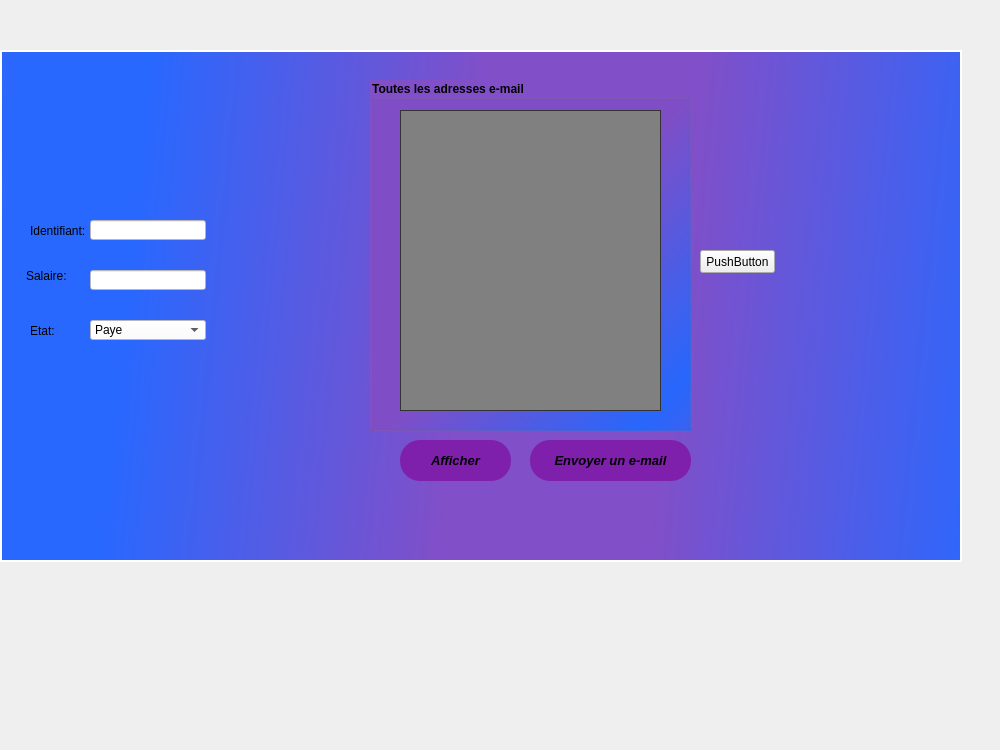
   <widget class="QWidget" name="tab_3">
    <attribute name="title">
     <string>Mailling</string>
    </attribute>
    <widget class="QLabel" name="label_41">
     <property name="geometry">
      <rect>
       <x>-10</x>
       <y>-100</y>
       <width>991</width>
       <height>741</height>
      </rect>
     </property>
     <property name="text">
      <string/>
     </property>
    </widget>
    <widget class="QLabel" name="label_42">
     <property name="geometry">
      <rect>
       <x>0</x>
       <y>50</y>
       <width>961</width>
       <height>511</height>
      </rect>
     </property>
     <property name="styleSheet">
      <string notr="true">background-color: qlineargradient(spread:pad, x1:0.338235, y1:0.006, x2:1, y2:1, stop:0.205882 rgba(141, 100, 200, 255), stop:1 rgba(112, 165, 255, 255));
border-color: rgb(255, 255, 255);
background-color: qlineargradient(spread:reflect, x1:0.859, y1:0.402591, x2:0.083, y2:0.142, stop:0.205882 rgba(129, 79, 200, 255), stop:0.877451 rgba(40, 104, 255, 255));
background-color: qlineargradient(spread:reflect, x1:0.609, y1:0.17, x2:0.083, y2:0.142, stop:0.205882 rgba(129, 79, 200, 255), stop:0.877451 rgba(40, 104, 255, 255));
</string>
     </property>
     <property name="text">
      <string/>
     </property>
    </widget>
    <widget class="QLabel" name="label_43">
     <property name="geometry">
      <rect>
       <x>0</x>
       <y>50</y>
       <width>961</width>
       <height>2</height>
      </rect>
     </property>
     <property name="styleSheet">
      <string notr="true">background-color: rgb(255, 255, 255);</string>
     </property>
     <property name="text">
      <string/>
     </property>
    </widget>
    <widget class="QLabel" name="label_44">
     <property name="geometry">
      <rect>
       <x>960</x>
       <y>50</y>
       <width>2</width>
       <height>511</height>
      </rect>
     </property>
     <property name="styleSheet">
      <string notr="true">background-color: rgb(255, 255, 255);</string>
     </property>
     <property name="text">
      <string/>
     </property>
    </widget>
    <widget class="QLabel" name="label_45">
     <property name="geometry">
      <rect>
       <x>0</x>
       <y>560</y>
       <width>961</width>
       <height>2</height>
      </rect>
     </property>
     <property name="styleSheet">
      <string notr="true">background-color: rgb(255, 255, 255);</string>
     </property>
     <property name="text">
      <string/>
     </property>
    </widget>
    <widget class="QLabel" name="label_46">
     <property name="geometry">
      <rect>
       <x>0</x>
       <y>50</y>
       <width>2</width>
       <height>511</height>
      </rect>
     </property>
     <property name="styleSheet">
      <string notr="true">background-color: rgb(255, 255, 255);</string>
     </property>
     <property name="text">
      <string/>
     </property>
    </widget>
    <widget class="QPushButton" name="trier_3">
     <property name="geometry">
      <rect>
       <x>530</x>
       <y>440</y>
       <width>161</width>
       <height>41</height>
      </rect>
     </property>
     <property name="font">
      <font>
       <pointsize>10</pointsize>
       <weight>75</weight>
       <italic>true</italic>
       <bold>true</bold>
      </font>
     </property>
     <property name="styleSheet">
      <string notr="true">
QPushButton
{
border-radius: 10px 100px / 120px;
background-color: rgb(126, 32, 172);
border-color: rgb(0, 0, 255);
border-radius: 20px;
}
QPushButton:hover
{

border-left:10px solid rgb(255, 255, 255);
color:rgb(255, 255, 255);
}
QPushButton:pressed
{
font: 11pt &quot;Microsoft YaHei&quot;;
}

</string>
     </property>
     <property name="text">
      <string>Envoyer un e-mail</string>
     </property>
     <property name="icon">
      <iconset>
       <normaloff>../maquetteQT/email-go-icon.png</normaloff>../maquetteQT/email-go-icon.png</iconset>
     </property>
    </widget>
    <widget class="QGroupBox" name="groupBox_2">
     <property name="geometry">
      <rect>
       <x>370</x>
       <y>80</y>
       <width>321</width>
       <height>351</height>
      </rect>
     </property>
     <property name="font">
      <font>
       <weight>75</weight>
       <bold>true</bold>
      </font>
     </property>
     <property name="styleSheet">
      <string notr="true">background-color: qlineargradient(spread:reflect, x1:0.918, y1:0.908, x2:0, y2:0, stop:0 rgba(40, 104, 255, 255), stop:0.431373 rgba(129, 79, 200, 255));</string>
     </property>
     <property name="title">
      <string>Toutes les adresses e-mail</string>
     </property>
     <widget class="QTableView" name="tabemail">
      <property name="geometry">
       <rect>
        <x>30</x>
        <y>30</y>
        <width>261</width>
        <height>301</height>
       </rect>
      </property>
      <property name="styleSheet">
       <string notr="true">QTableView
{
    background-color: #808080;
    border: 1px groove #333333;
    color: #f0f0f0;
	font-weight: bold;
    gridline-color: #333333;
    outline : 0;

}


QTableView::disabled
{
    background-color: #242526;
    border: 1px solid #32414B;
    color: #656565;
    gridline-color: #656565;
    outline : 0;

}


QTableView::item:hover 
{
    background-color: #484c58;
    color: #f0f0f0;

}


QTableView::item:selected 
{
    background-color: #484c58;
    border: 2px groove #00ff00;
    color: #F0F0F0;

}


QTableView::item:selected:disabled
{
    background-color: #1a1b1c;
    border: 2px solid #525251;
    color: #656565;

}


QTableCornerButton::section
{
    background-color: #282830;

}


QHeaderView::section
{
    background-color: #282830;
    color: #fff;
	font-weight: bold;
    text-align: left;
	padding: 4px;
	
}


QHeaderView::section:disabled
{
    background-color: #525251;
    color: #656565;

}


QHeaderView::section:checked
{
    background-color: #00ff00;

}


QHeaderView::section:checked:disabled
{
    color: #656565;
    background-color: #525251;

}


QHeaderView::section::vertical::first,
QHeaderView::section::vertical::only-one
{
    border-top: 0px;

}


QHeaderView::section::vertical
{
    border-top: 0px;

}


QHeaderView::section::horizontal::first,
QHeaderView::section::horizontal::only-one
{
    border-left: 0px;

}


QHeaderView::section::horizontal
{
    border-left: 0px;

}</string>
      </property>
     </widget>
    </widget>
    <widget class="QPushButton" name="affichermail">
     <property name="geometry">
      <rect>
       <x>400</x>
       <y>440</y>
       <width>111</width>
       <height>41</height>
      </rect>
     </property>
     <property name="font">
      <font>
       <pointsize>10</pointsize>
       <weight>75</weight>
       <italic>true</italic>
       <bold>true</bold>
      </font>
     </property>
     <property name="styleSheet">
      <string notr="true">
QPushButton
{
border-radius: 10px 100px / 120px;
background-color: rgb(126, 32, 172);
border-color: rgb(0, 0, 255);
border-radius: 20px;
}
QPushButton:hover
{

border-left:10px solid rgb(255, 255, 255);
color:rgb(255, 255, 255);
}
QPushButton:pressed
{
font: 11pt &quot;Microsoft YaHei&quot;;
}

</string>
     </property>
     <property name="text">
      <string>Afficher</string>
     </property>
     <property name="icon">
      <iconset>
       <normaloff>../maquetteQT/afficher.png</normaloff>../maquetteQT/afficher.png</iconset>
     </property>
    </widget>
    <widget class="QComboBox" name="etat1_3">
     <property name="geometry">
      <rect>
       <x>90</x>
       <y>320</y>
       <width>116</width>
       <height>20</height>
      </rect>
     </property>
     <property name="styleSheet">
      <string notr="true">background-color: rgb(255, 255, 255);</string>
     </property>
     <item>
      <property name="text">
       <string>Paye</string>
      </property>
     </item>
     <item>
      <property name="text">
       <string>Impaye</string>
      </property>
     </item>
     <item>
      <property name="text">
       <string>A paye</string>
      </property>
     </item>
    </widget>
    <widget class="QLineEdit" name="lineEdit">
     <property name="geometry">
      <rect>
       <x>90</x>
       <y>270</y>
       <width>116</width>
       <height>20</height>
      </rect>
     </property>
     <property name="styleSheet">
      <string notr="true">background-color: rgb(255, 255, 255);</string>
     </property>
    </widget>
    <widget class="QLineEdit" name="lineEdit_2">
     <property name="geometry">
      <rect>
       <x>90</x>
       <y>220</y>
       <width>116</width>
       <height>20</height>
      </rect>
     </property>
     <property name="styleSheet">
      <string notr="true">
background-color: rgb(255, 255, 255);</string>
     </property>
    </widget>
    <widget class="QLabel" name="label_100">
     <property name="geometry">
      <rect>
       <x>30</x>
       <y>220</y>
       <width>71</width>
       <height>21</height>
      </rect>
     </property>
     <property name="styleSheet">
      <string notr="true">background-color: rgb(40, 104, 254);</string>
     </property>
     <property name="text">
      <string>Identifiant:</string>
     </property>
    </widget>
    <widget class="QLabel" name="label_99">
     <property name="geometry">
      <rect>
       <x>26</x>
       <y>260</y>
       <width>61</width>
       <height>31</height>
      </rect>
     </property>
     <property name="styleSheet">
      <string notr="true">background-color: rgb(40, 104, 254);</string>
     </property>
     <property name="text">
      <string>Salaire:</string>
     </property>
    </widget>
    <widget class="QLabel" name="label_97">
     <property name="geometry">
      <rect>
       <x>30</x>
       <y>310</y>
       <width>31</width>
       <height>41</height>
      </rect>
     </property>
     <property name="styleSheet">
      <string notr="true">background-color: rgb(40, 104, 254);</string>
     </property>
     <property name="text">
      <string>Etat:</string>
     </property>
    </widget>
    <widget class="QPushButton" name="pushButton">
     <property name="geometry">
      <rect>
       <x>700</x>
       <y>250</y>
       <width>75</width>
       <height>23</height>
      </rect>
     </property>
     <property name="text">
      <string>PushButton</string>
     </property>
    </widget>
    <zorder>label_41</zorder>
    <zorder>label_42</zorder>
    <zorder>label_44</zorder>
    <zorder>label_45</zorder>
    <zorder>label_46</zorder>
    <zorder>trier_3</zorder>
    <zorder>groupBox_2</zorder>
    <zorder>affichermail</zorder>
    <zorder>label_43</zorder>
    <zorder>label_100</zorder>
    <zorder>label_99</zorder>
    <zorder>label_97</zorder>
    <zorder>etat1_3</zorder>
    <zorder>lineEdit</zorder>
    <zorder>lineEdit_2</zorder>
    <zorder>pushButton</zorder>
   </widget>
